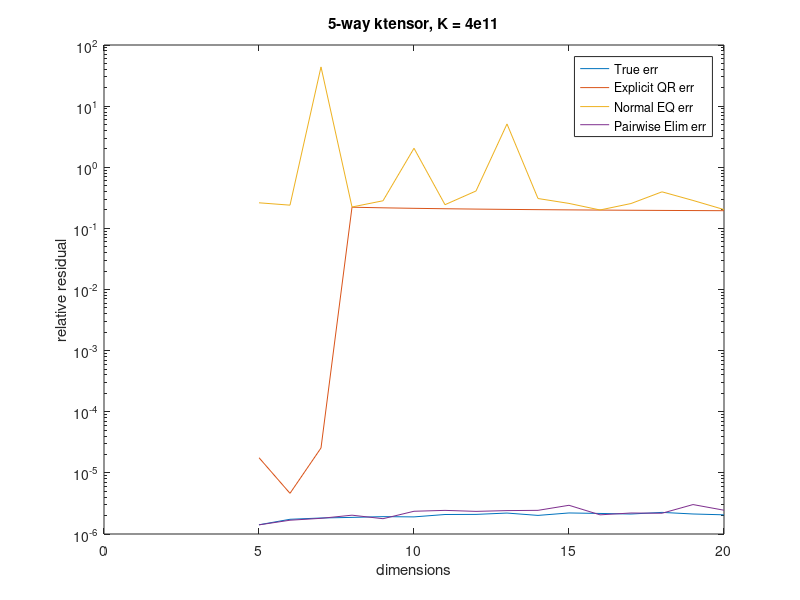

MATLAB code to generate this figure:
load("six_way_err.mat")

figure,
semilogy(six_way_err(:,1),six_way_err(:,2)), hold on
semilogy(six_way_err(:,1),six_way_err(:,3))
semilogy(six_way_err(:,1),six_way_err(:,4))
semilogy(six_way_err(:,1),six_way_err(:,5))
legend('True err','Explicit QR err', 'Normal EQ err', 'Pairwise Elim err')

ylabel('relative residual')
xlabel('dimensions')
title('5-way ktensor, K = 4e11')